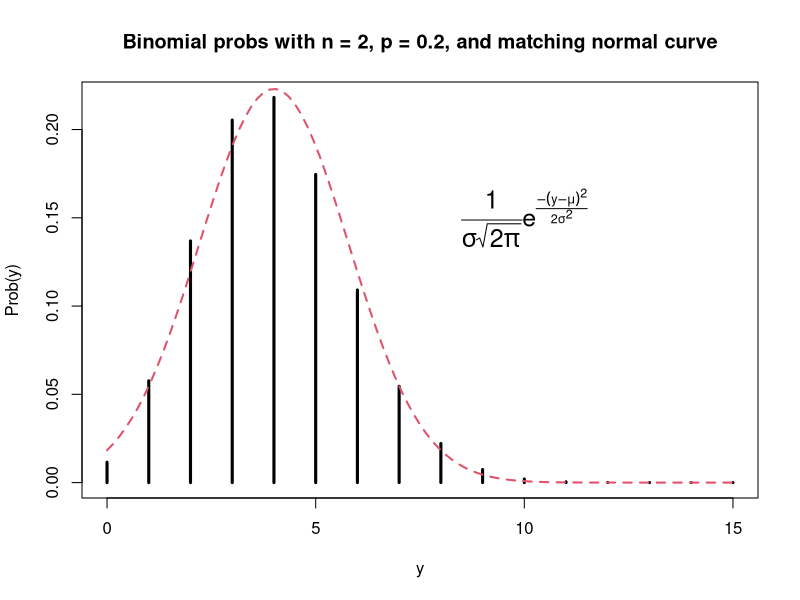

This chart was generated by the following R code: (Note: this script raises an error after producing the figure.)
# 4.9. Overlaying a Curve and adding a mathematical expression 
n = 20; p = 0.2
y = 0:20
py = dbinom(y, size = n, prob = p)
plot(y, py, 
     type = 'h', 
     lwd = 3, 
     xlim = c(0, 15), 
     ylab = 'Prob(y)')

mu = n * p; sigma = sqrt(n * p * (1 - p))
curve(dnorm(x, mu, sigma), add = TRUE, lwd = 2, lty = 2, col = 2)
text(10, 0.15, 
     expression(paste(frac(1, sigma * sqrt(2 * pi)), '', e^{frac(-(y - mu)^2, 2 * sigma^2)})), cex = 1.5)
title('Binomial probs with n = 2, p = 0.2, and matching normal curve')

?plotmath  # more about 'expression'
locs = locator(2)
arrows(locs$x[1], locs$y[1], locs$x[2], locs$y[2])

# save pdf file: 
pdf('normal curve approx2.pdf')
plot(y, py, 
     type = 'h', 
     lwd = 3, 
     xlim = c(0, 15), 
     ylab = 'Prob(y)')
curve(dnorm(x, mu, sigma), add = TRUE, lwd = 2, lty = 2, col = 2)
text(10, 0.15, 
     expression(paste(frac(1, sigma * sqrt(2 * pi)), '', e^{frac(-(y - mu)^2, 2 * sigma^2)})), cex = 1.5)
title('Binomial probs with n = 2, p = 0.2, and matching normal curve')
dev.off()








